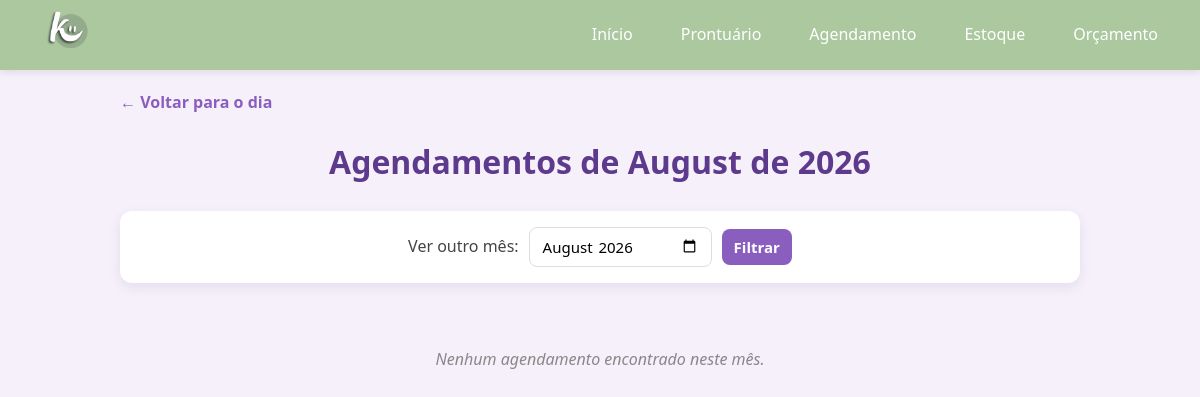
Page /listar_mes.php on the earlier database version.
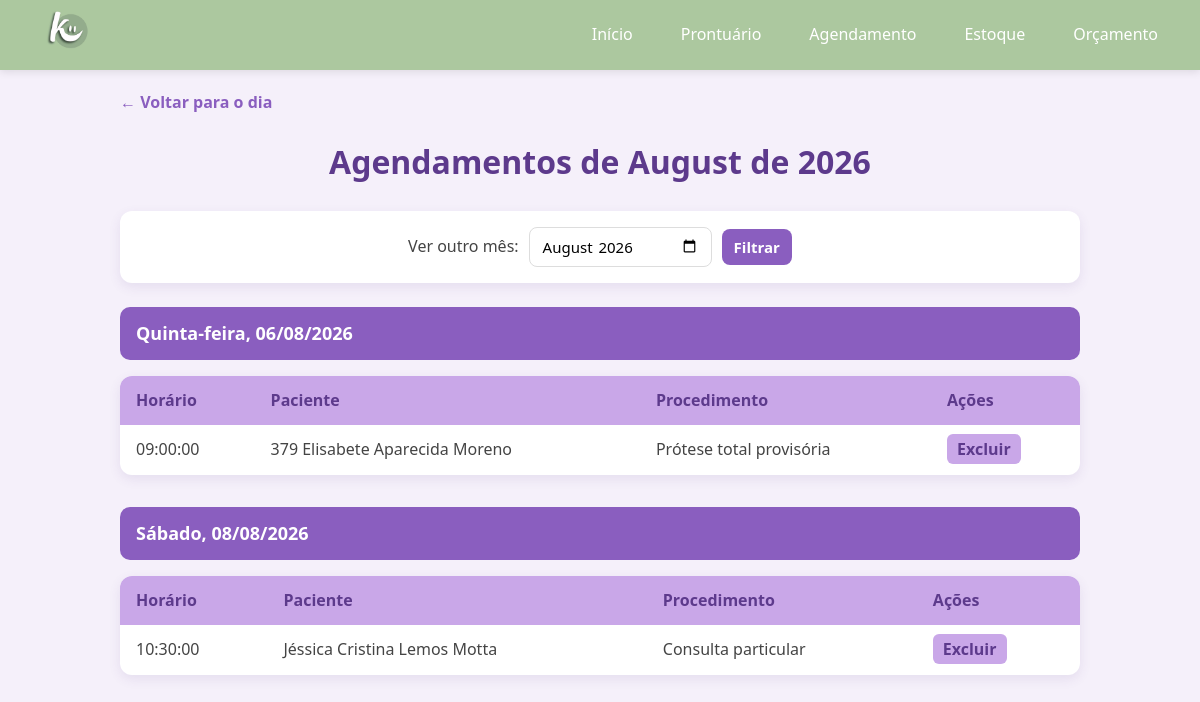
Same page on the later database version.
### tables this page shows
CREATE TABLE `agendamentos` (
  `id` int(11),
  `paciente_id` int(11) DEFAULT NULL,
  `paciente_nome` varchar(255) DEFAULT NULL,
  `procedimento` varchar(255) NOT NULL,
  `data` date NOT NULL,
  `horario` time NOT NULL,
  `created_at` timestamp NOT NULL DEFAULT current_timestamp()
);

### listar_mes.php (the view, shortened to what this page needs)
<?php
require_once 'conexao/conexao.php';
$mes = $_GET['mes'] ?? date('Y-m');
$data_inicio = $mes . '-01';
$data_fim = date('Y-m-t', strtotime($data_inicio));
$stmt = $pdo->prepare("
    SELECT
        a.*,
        COALESCE(p.paciente, a.paciente_nome) AS nome_paciente
    FROM agendamentos a
    LEFT JOIN prontuarios p ON a.paciente_id = p.id
    WHERE a.data BETWEEN ? AND ?
    ORDER BY a.data, a.horario
");
$stmt->execute([$data_inicio, $data_fim]);
$agendamentos = $stmt->fetchAll();
$mes_formatado = ucfirst(strftime('%B de %Y', strtotime($data_inicio)));
?>
<!DOCTYPE html>
<html lang="pt-BR">
<head>
    <link rel="stylesheet" href="css/navbar.css">
    <link rel="stylesheet" href="css/listar_mes.css">
</head>
<body>
    <?php include 'navbar.php'; ?>
    <div class="container">
        <a href="agendamentos" class="voltar">&larr; Voltar para o dia</a>
        <h1>Agendamentos de <?= $mes_formatado ?></h1>
        <div class="filtro-mes">
            <form method="GET">
                <label for="mes">Ver outro mês:</label>
                <input type="month" name="mes" value="<?= htmlspecialchars($mes) ?>" required>
                <button type="submit">Filtrar</button>
            </form>
        </div>
        <?php if (empty($agendamentos)): ?>
            <div class="sem-agendamentos">
                Nenhum agendamento encontrado neste mês.
            </div>
        <?php else: ?>
            <?php
            $agendamentos_por_data = [];
            foreach ($agendamentos as $ag) {
                $agendamentos_por_data[$ag['data']][] = $ag;
            }
            foreach ($agendamentos_por_data as $data => $lista):
                $data_formatada = date('d/m/Y', strtotime($data));
                $dia_semana = ucfirst(strftime('%A', strtotime($data)));
                $dias = [
                    'Monday' => 'Segunda-feira',
                    'Tuesday' => 'Terça-feira',
                    'Wednesday' => 'Quarta-feira',
                    'Thursday' => 'Quinta-feira',
                    'Friday' => 'Sexta-feira',
                    'Saturday' => 'Sábado',
                    'Sunday' => 'Domingo'
                ];
                $dia_semana_pt = $dias[date('l', strtotime($data))] ?? $dia_semana;
            ?>
                <div class="dia-secao">
                    <h2><?= $dia_semana_pt ?>, <?= $data_formatada ?></h2>
                    <div class="tabela-agendamentos">
                        <table>
                            <thead>
                                <tr>
                                    <th>Horário</th>
                                    <th>Paciente</th>
                                    <th>Procedimento</th>
                                    <th>Ações</th>
                                </tr>
                            </thead>
                            <tbody>
                                <?php foreach ($lista as $ag): ?>
                                    <tr>
                                        <td><?= htmlspecialchars($ag['horario']) ?></td>
                                        <td><?= htmlspecialchars($ag['nome_paciente']) ?></td>
                                        <td><?= htmlspecialchars($ag['procedimento']) ?></td>
                                        <td class="acoes">
                                            <a href="excluir_agendamentos.php?id=<?= $ag['id'] ?>"
                                                onclick="return confirm('Excluir este agendamento?');">
                                                Excluir
                                            </a>
                                        </td>
                                    </tr>
                                <?php endforeach; ?>
                            </tbody>
                        </table>
                    </div>
                </div>
            <?php endforeach; ?>
        <?php endif; ?>
    </div>
</body>
</html>

Differences in the rows shown:
added agendamentos: horario "09:00:00", nome_paciente "379 Elisabete Aparecida Moreno", procedimento "Prótese total provisória", shown under "Quinta-feira"
added agendamentos: horario "10:30:00", nome_paciente "Jéssica Cristina Lemos Motta", procedimento "Consulta particular", shown under "Sábado"
Other differences:
new list line: "Quinta-feira , 06/08/2026 Horário Paciente Procedimento Ações"
new list line: "Sábado , 08/08/2026 Horário Paciente Procedimento Ações"
text no longer shown: "Nenhum agendamento encontrado neste mês."
